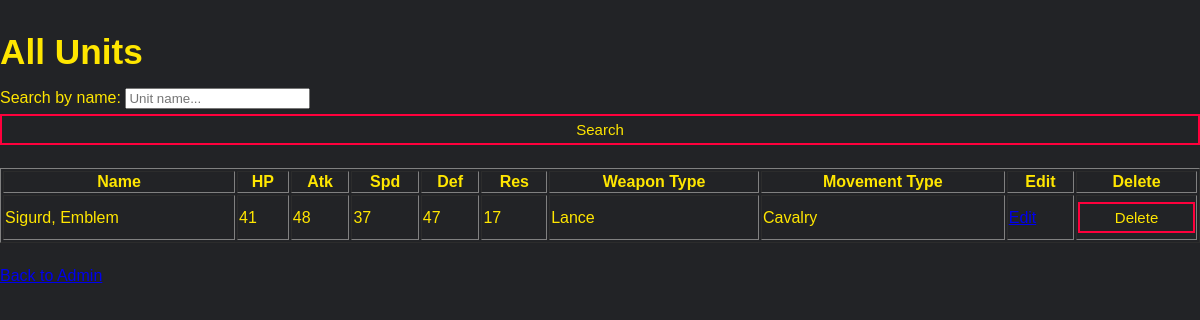
/admin/units, run on an earlier commit of the app's database.
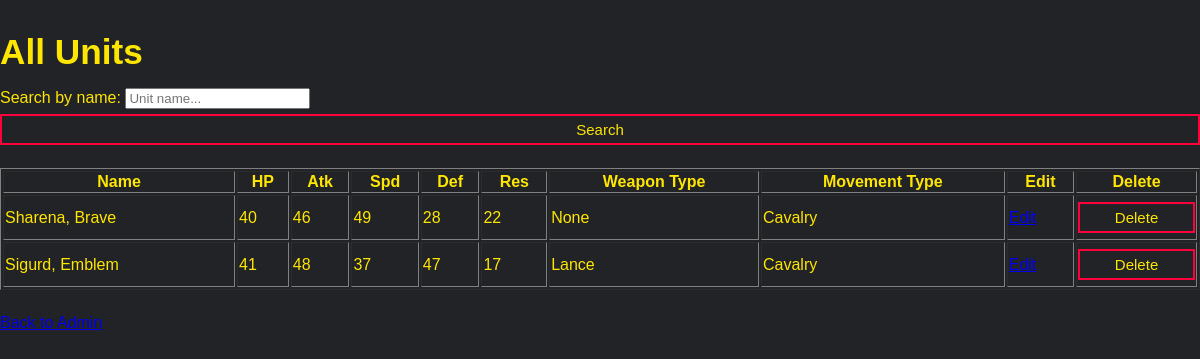
And on a later commit of the database.
### tables this page shows
CREATE TABLE units (
    id INTEGER PRIMARY KEY AUTOINCREMENT,
    name TEXT NOT NULL,
    hp INTEGER NOT NULL,
    atk INTEGER NOT NULL,
    spd INTEGER NOT NULL,
    defense INTEGER NOT NULL,
    res INTEGER NOT NULL,
    unit_type TEXT,
    image_url TEXT
, weapon_type TEXT);

### web/routes.py (the view)
@main.route("/admin/units", methods=["GET"])
def admin_unit_list():
    db = FEHDatabase()
    units = db.get_units()
    db.close()
    search = request.args.get('search', '').strip().lower()
    if search:
        units = [u for u in units if search in u['name'].lower()]
    return render_template("unit_list.html", units=units, search=search)

### simulator/data_loader.py (called while the page is built)
    def _init_schema(self):
        with open(SCHEMA_PATH, "r", encoding="utf-8") as f:
            schema = f.read()
        self.conn.executescript(schema)
        self.conn.commit()

    def get_units(self):
        cur = self.conn.execute("SELECT * FROM units ORDER BY name COLLATE NOCASE ASC")
        return [dict(row) for row in cur.fetchall()]

    def close(self):
        self.conn.close()

### templates/unit_list.html (shortened to what this page needs)
<!DOCTYPE html>
<html lang="en">
<head>
  <link rel="stylesheet" href="{{ url_for('static', filename='css/styles.css') }}">
</head>
<body>
  <h1>All Units</h1>
  <form method="get" action="/admin/units" style="margin-bottom:18px;">
    <label for="search">Search by name:</label>
    <input type="text" id="search" name="search" value="{{ search|default('') }}" placeholder="Unit name...">
    <button type="submit">Search</button>
  </form>
  <table border="1" style="width:100%;margin-bottom:24px;">
    <thead>
      <tr>
        <th>Name</th>
        <th>HP</th>
        <th>Atk</th>
        <th>Spd</th>
        <th>Def</th>
        <th>Res</th>
        <th>Weapon Type</th>
        <th>Movement Type</th>
        <th>Edit</th>
        <th>Delete</th>
      </tr>
    </thead>
    <tbody>
      {% for unit in units %}
      <tr>
        <td>{{ unit.name }}</td>
        <td>{{ unit.hp }}</td>
        <td>{{ unit.atk }}</td>
        <td>{{ unit.spd }}</td>
        <td>{{ unit.defense }}</td>
        <td>{{ unit.res }}</td>
        <td>{{ unit.weapon_type }}</td>
        <td>{{ unit.unit_type }}</td>
        <td><a href="/admin/edit/unit/{{ unit.name }}">Edit</a></td>
        <td>
          <form method="POST" action="/admin/delete/unit/{{ unit.name }}" style="display:inline;">
            <button type="submit" onclick="return confirm('Delete unit {{ unit.name }}?');">Delete</button>
          </form>
        </td>
      </tr>
      {% endfor %}
    </tbody>
  </table>
  <a href="/admin">Back to Admin</a>
</body>
</html>

### static/css/styles.css (style rules this page uses)
body { font-family: Arial, sans-serif; margin: 0; background-color: #222326; color: #ffe600; }
h1 { color: #ffe600; font-size: 2.2em; margin-top: 32px; margin-bottom: 16px; }
select, button { margin: 5px 0; padding: 5px; font-size: 15px; width: 100%; box-sizing: border-box; background: #222326; color: #ffe600; border: 2px solid #ff003c; }

What changed in the data, as far as the page shows it:
added units: name "Sharena, Brave", hp "40", atk "46", spd "49", defense "28", res "22", weapon_type "None", unit_type "Cavalry"
